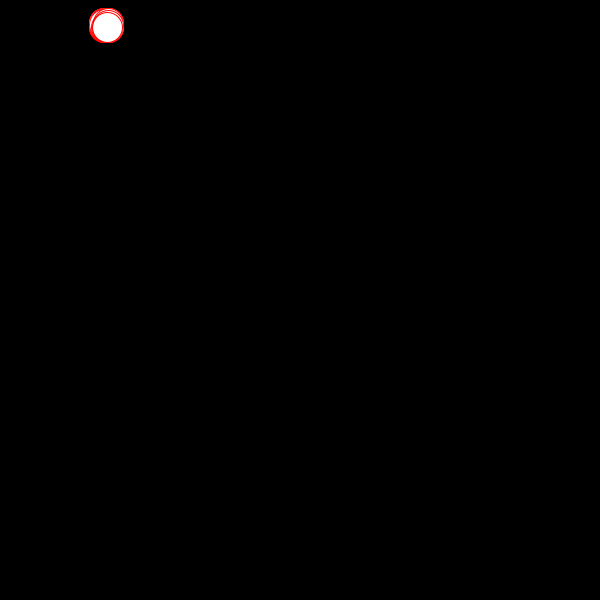
Frame 1 (no input)
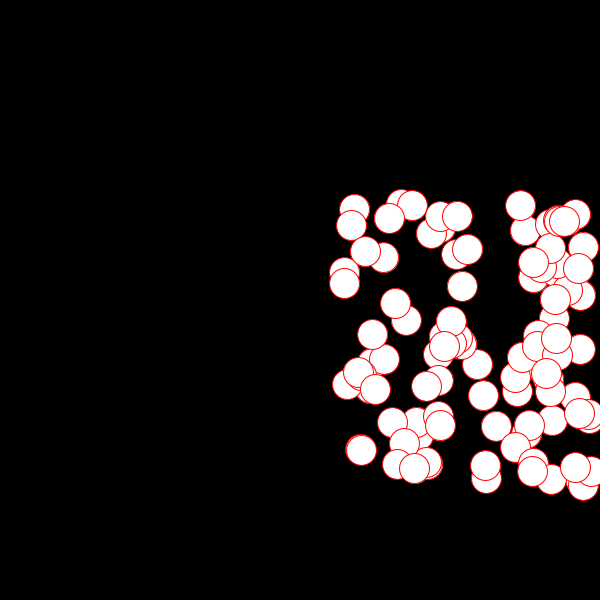
Frame 60 (the mouse pressed at the canvas centre just before this capture)
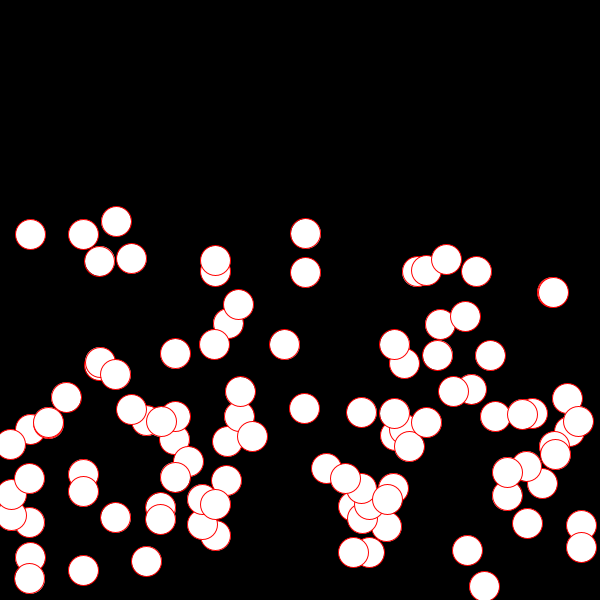
Frame 120 (the mouse held since frame 60 and released just before this capture)

The Processing sketch that drew these frames (run headless with seeded random() and noise(); from frame 60 on, the mouse is pressed at the canvas centre):

// Processing sketch: processing_118947
// ── processing_118947.pde

//variables
int r = 30; //radi
int numBoles = 100; //numero de boles

//matrius de poscicions
float[] X = new float[numBoles];
float[] Y = new float[numBoles];
float[] vX = new float[numBoles];
float[] vY = new float[numBoles];


void setup() {
  size(600, 600);
  stroke(255, 0, 0);
  fill(255);
  
  //posicions i velocitats
  for (int i = 0; i<numBoles; i++) {
    X[i] = 100;
    Y[i] = 20;
    vX[i] = random(4, 9);
    vY[i] = random(3, 8);
  }
}

void draw() {
  background(0);

  //actualitzacio posicions
  for (int i = 0; i<numBoles; i++) {
    X[i] = X[i] + vX[i];
    Y[i] = Y[i] + vY[i];

    //moviment

    //limits-posicio X
    if ((X[i]>width-r/2)||(X[i]<r/2)) {
      vX[i] = -vX[i];
    } 
    //limits-posicio Y
    if ((Y[i]>height-r/2)||(Y[i]<r/2)) {
      vY[i] = -vY[i];
    } 

    //boles
    ellipse(X[i], Y[i], r, r);
  }
}
